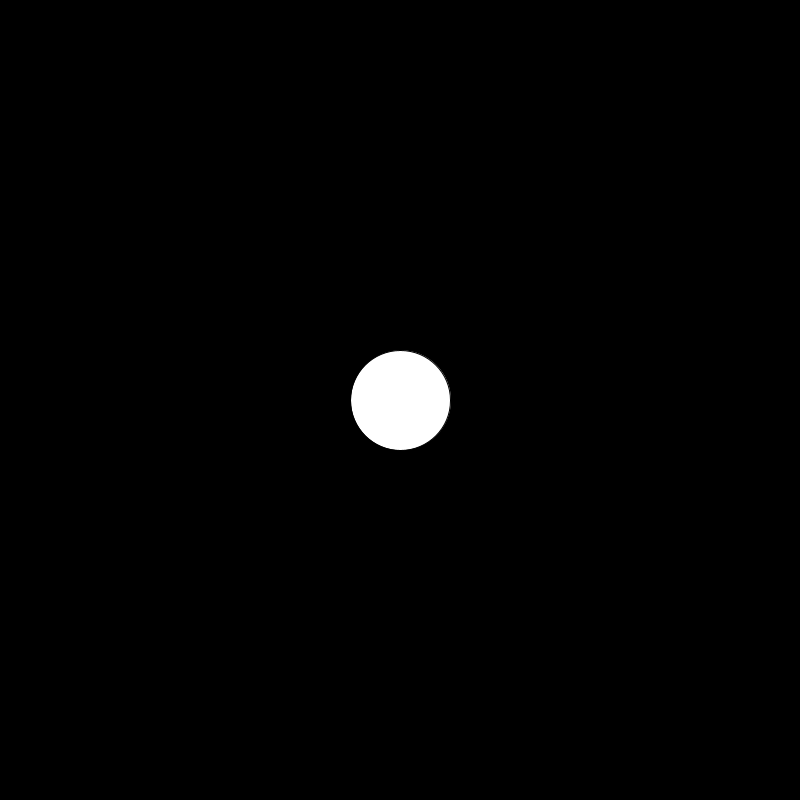
Frame 1 (no input)
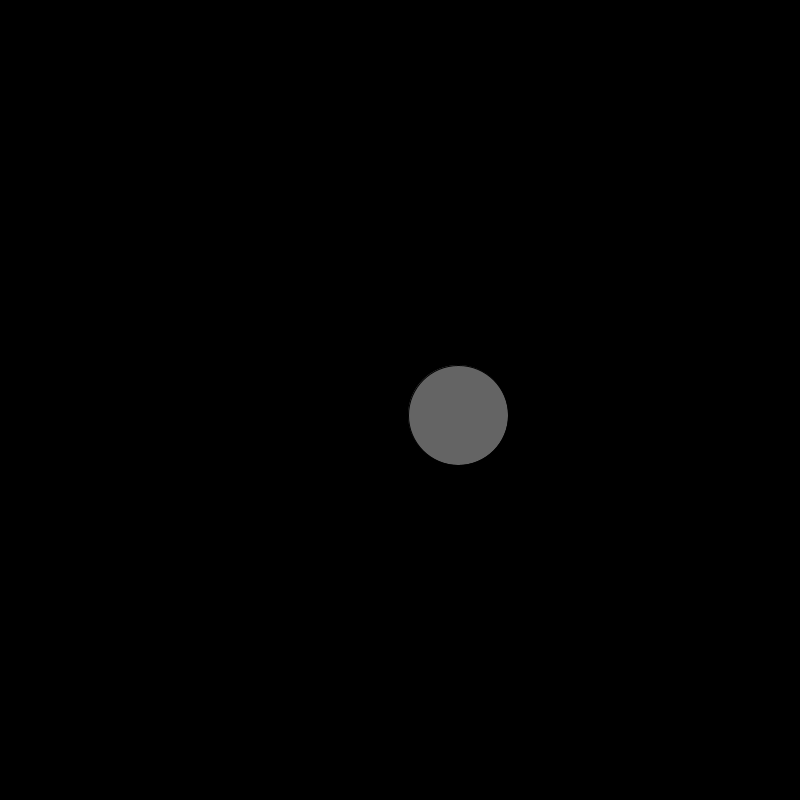
Frame 60 (the mouse pressed at the canvas centre just before this capture)
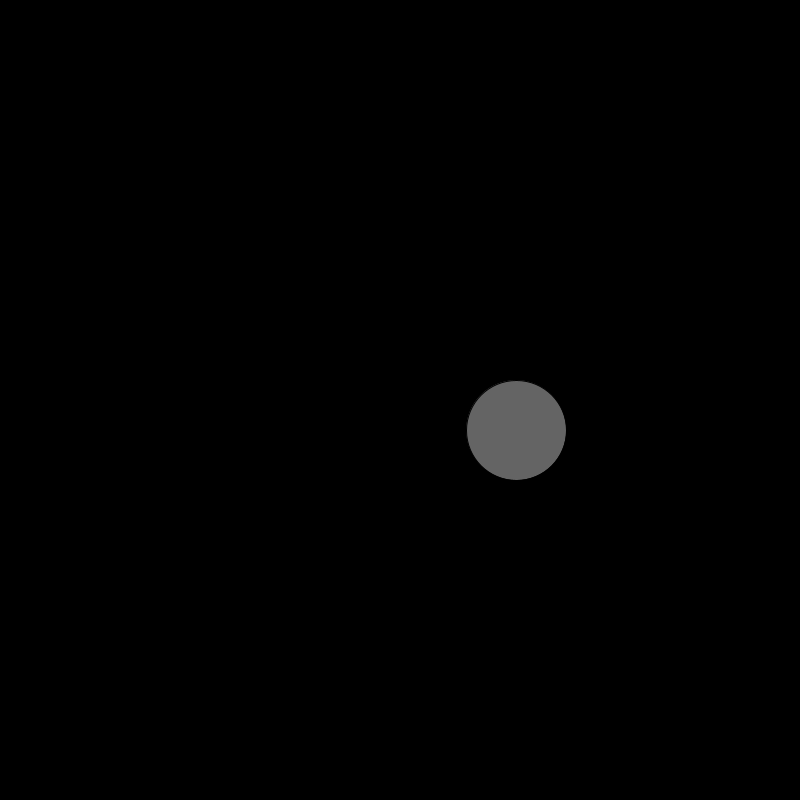
Frame 120 (the mouse held since frame 60 and released just before this capture)

The Processing sketch that drew these frames (run headless with seeded random() and noise(); from frame 60 on, the mouse is pressed at the canvas centre):

// Processing sketch: collision_sort_of
// ── collision_sort_of.pde
PVector loc, vel, acc;
PVector mouse;
int sz=100;

void setup() {
  size(800, 800);
  loc= new PVector (400, 400);
  vel= PVector. random2D();
  acc= new PVector (0, 0);
  mouse= new PVector();

}

void draw() {
  mouse.set(mouseX, mouseY);
  background(0);
  vel.add(acc);
  loc.add(vel);
  ellipse(loc.x, loc.y, sz, sz);


  if (dist(mouseX, mouseY, loc.x, loc.y)>sz/2) {
    fill(100);
  } else {
    fill(255);
  }
  if (loc.x + sz/2 > width || loc.x - sz/2 < 0) {
    vel.x *= -1;
  }
  if (loc.y + sz/2 > height || loc.y - sz/2 < 0) {
    vel.y *= -1;
  }
  if (mouse.x> loc.y) {
    vel.x=-abs(vel.x);
  } else { 
    vel.x=abs(vel.x);
  }
  if (mouse.y>=loc.y) {
    vel.y=-abs(vel.y);
  } else { 
    vel.y=abs(vel.y);
    }
  }
